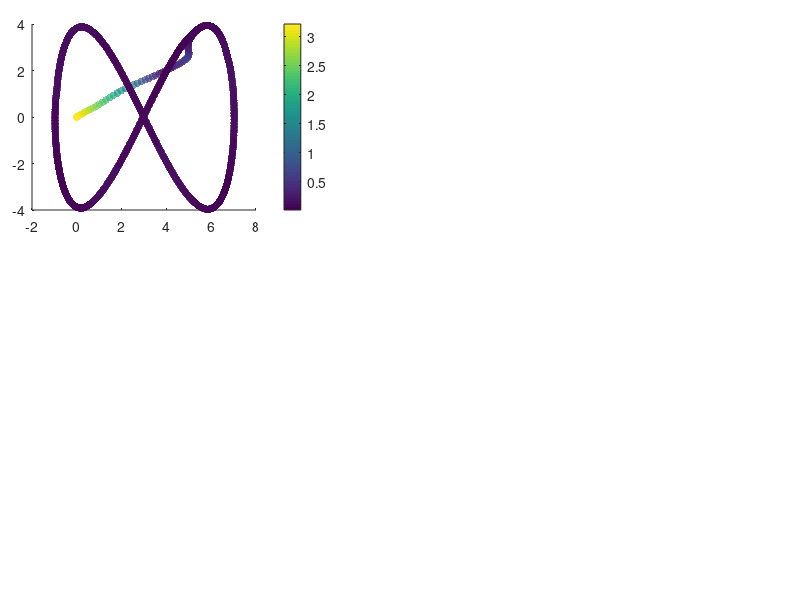

This chart was generated by the following MATLAB code: (Note: this script raises an error after producing the figure.)
%% Code to show the results of the Inverse kinematic controller

% Clean variables
clc, clear all, close all;
 %%
% Load variables of the system
%load("T_MinNorma_UAV_DinInv_Real.mat");
load("Adaptive_MPC.mat")

% Change variable size
%h = h(:, 1:end-1);
% h_p = h_p(:, 1:end-1);
% v = v(:, 1:end-1);
%vref = vref(:, 1:end-1);

% Time definition 
%t = t(1,1:end-1);
value = 29;
hd = hd(1:4,1:end-value);
h = h(1:4,1:end);

t_mpc = t(1,1:end-value);

% Error definition
for k = 1:length(t_mpc)
    error_vector = hd(1:3, k)-h(1:3, k);
    error_dynamic(k) = norm(error_vector,2);
end

% Figure propert%% Figures
lw = 1; % linewidth 1
lwV = 2; % linewidth 2
fontsizeLabel = 11; %11
fontsizeLegend = 11;
fontsizeTicks = 11;
fontsizeTitel = 11;
sizeX = 1300; % size figure
sizeY = 750; % size figure

% color propreties
c1 = [80, 81, 79]/255;
c2 = [244, 213, 141]/255;
c3 = [242, 95, 92]/255;
c4 = [112, 141, 129]/255;

C18 = [0 0 0];
c5 = [130, 37, 37]/255;
c6 = [205, 167, 37]/255;
c7 = [81, 115, 180]/255;

C1 = [246 170 141]/255;
C2 = [51 187 238]/255;
C3 = [0 153 136]/255;
C4 = [238 119 51]/255;
C5 = [204 51 17]/255;
C6 = [238 51 119]/255;
C7 = [187 187 187]/255;
C8 = [80 80 80]/255;
C9 = [140 140 140]/255;
C10 = [0 128 255]/255;
C11 = [234 52 89]/255;
C12 = [39 124 252]/255;
C13 = [40 122 125]/255;
%C14 = [86 215 219]/255;
C14 = [252 94 158]/255;
C15 = [244 171 39]/255;
C16 = [100 121 162]/255;
C17 = [255 0 0]/255;
%% New color slection

figure('Position', [500 500 sizeX sizeY])
set(gcf, 'Position', [500 500 sizeX sizeY]);
fig1_comps.fig = gcf;

% Figure 1
axes('Position',[0.04 0.65 .35 .31]);
%% Colorbar
scatter(h(1, :),h(2, :),30,error_dynamic,'filled','MarkerFaceAlpha',0.7);
c = colorbar;
c.Label.Interpreter = 'latex';
c.Label.String = '$\textrm{Error}~||\tilde{\mathbf{\eta}}||$';

set(c,'TickLabelInterpreter','latex')

%% Desired Trajectory
hd_plot = line(hd(1,:),hd(2,:));
set(hd_plot, 'LineStyle', '--', 'Color', C8, 'LineWidth', 1.2*lw)

%% Real Trajectory
h_plot = line(h(1,:),h(2,:));
set(h_plot, 'LineStyle', '-', 'Color', C18, 'LineWidth', 1.2*lw)

%% Title of the image
hTitle_1 = title({'$\textrm{(a)}$'},'fontsize',14,'interpreter','latex','Color',C18);
%hXLabel_1 = xlabel('$x~[m]$','fontsize',9,'interpreter','latex', 'Color',C18);
hYLabel_1 = ylabel('$y~[m]$','fontsize',9,'interpreter','latex', 'Color',C18);

%% Legend nomeclature
hLegend_1 = legend([hd_plot, h_plot],{'$\mathbf{\eta}_d$','$\mathbf{\eta}$'},'fontsize',12,'interpreter','latex','Color',[255 255 255]/255,'Location','best','NumColumns',1,'TextColor','black');
set(gca,'ticklabelinterpreter','latex',...
        'fontsize',1.3*fontsizeTicks)
% Figure properties
ax_1 = gca;
ax_1.Box = 'on';
ax_1.BoxStyle = 'full';
ax_1.TickLength = [0.005;0.005];
ax_1.TickDirMode = 'auto';
ax_1.YMinorTick = 'on';
ax_1.XMinorTick = 'on';
% ax_2.XTickLabel = [];
ax_1.XMinorGrid = 'on';
ax_1.YMinorGrid = 'on';
%ax_2.MinorGridColor = '#8f8f8f';
ax_1.MinorGridAlpha = 0.15;
ax_1.LineWidth = 0.8;
ax_1.XLim = [min(h(1,:))-0.2 max(h(1,:))+0.2];
ax_1.YLim = [min(h(2,:))-0.2 max(h(2,:))+0.2];

% Figure 2
axes('Position',[0.04 0.28 .35 .31]);
%% Colorbar
scatter(h(1, :),h(3, :),30,error_dynamic,'filled','MarkerFaceAlpha',0.7);
c = colorbar;
c.Label.Interpreter = 'latex';
c.Label.String = '$\textrm{Error}~||\tilde{\mathbf{\eta}}||$';

set(c,'TickLabelInterpreter','latex')

%% Desired Trajectory
hd_plot_2 = line(hd(1,:),hd(3,:));
set(hd_plot_2, 'LineStyle', '--', 'Color', C8, 'LineWidth', 1.2*lw)

%% Real Trajectory
h_plot_2 = line(h(1,:),h(3,:));
set(h_plot_2, 'LineStyle', '-', 'Color', C18, 'LineWidth', 1.2*lw)

%% Title of the image
hTitle_2 = title({'$\textrm{(b)}$'},'fontsize',14,'interpreter','latex','Color',C18);
hXLabel_2 = xlabel('$x~[m]$','fontsize',9,'interpreter','latex', 'Color',C18);
hYLabel_2 = ylabel('$z~[m]$','fontsize',9,'interpreter','latex', 'Color',C18);

%% Legend nomeclature
hLegend_2 = legend([hd_plot_2, h_plot_2],{'$\mathbf{\eta}_d$','$\mathbf{\eta}$'},'fontsize',12,'interpreter','latex','Color',[255 255 255]/255,'Location','best','NumColumns',1,'TextColor','black');
set(gca,'ticklabelinterpreter','latex',...
        'fontsize',1.3*fontsizeTicks)
% Figure properties
ax_2 = gca;
ax_2.Box = 'on';
ax_2.BoxStyle = 'full';
ax_2.TickLength = [0.005;0.005];
ax_2.TickDirMode = 'auto';
ax_2.YMinorTick = 'on';
ax_2.XMinorTick = 'on';
% ax_2.XTickLabel = [];
ax_2.XMinorGrid = 'on';
ax_2.YMinorGrid = 'on';
%ax_2.MinorGridColor = '#8f8f8f';
ax_2.MinorGridAlpha = 0.15;
ax_2.LineWidth = 0.8;
ax_2.XLim = [min(h(1,:))-0.2 max(h(1,:))+0.2];
ax_2.YLim = [min(h(3,:))-0.2 max(h(3,:))+0.2];

axes('Position',[0.45 0.65 .54 .31]);
%% Data generation
error_x_plot = line(t_mpc,hd(1,:)-h(1,:));
set(error_x_plot, 'LineStyle', '-', 'Color', C5, 'LineWidth', 1.1*lw);
error_y_plot = line(t_mpc,hd(2,:)-h(2,:));
set(error_y_plot, 'LineStyle', '-', 'Color', C3, 'LineWidth', 1.1*lw);
error_z_plot = line(t_mpc,hd(3,:)-h(3,:));
set(error_z_plot, 'LineStyle', '-', 'Color', c7, 'LineWidth', 1.1*lw);

% fig1_comps.p1 = ul_plot;
%% Title of the image
hTitle_3 = title({'$\textrm{(c)}$'},'fontsize',14,'interpreter','latex','Color',C18);
%xlabel('$\textrm{Time}[s]$','fontsize',10,'interpreter','latex','Color',C18);
ylabel('$\textrm{Control Error}~[m]$','fontsize',10,'interpreter','latex', 'Color',C18);

%% Legend nomeclature
hLegend_3 = legend([error_x_plot,error_y_plot, error_z_plot],{'$\tilde{\mathbf{\eta}}_x$','$\tilde{\mathbf{\eta}}_y$','$\tilde{\mathbf{\eta}}_z$'},'fontsize',12,'interpreter','latex','Color',[255 255 255]/255,'Location','best','NumColumns',1,'TextColor','black');
 set(gca,'ticklabelinterpreter','latex',...
         'fontsize',1.3*fontsizeTicks)
%% Figure properties
ax_3 = gca;
ax_3.Box = 'on';
ax_3.BoxStyle = 'full';
ax_3.TickLength = [0.01;0.01];
ax_3.TickDirMode = 'auto';
ax_3.XTickLabel = [];
ax_3.YMinorTick = 'on';
ax_3.XMinorTick = 'on';
ax_3.XMinorGrid = 'on';
ax_3.YMinorGrid = 'on';
%ax_1.MinorGridColor = '#8f8f8f';
ax_3.MinorGridAlpha = 0.15;
ax_3.LineWidth = 0.8;
ax_3.XLim = [0 t(end)];

%% Zoom Plot
axes('Position',[0.70 0.85 .2 .1]);
index_zoom_1 = (t_mpc>=20) & (t_mpc<=30);
error_x_plot_zoom = line(t_mpc(index_zoom_1),hd(1,(index_zoom_1))-h(1,(index_zoom_1)));
error_y_plot_zoom = line(t_mpc(index_zoom_1),hd(2,(index_zoom_1))-h(2,(index_zoom_1)));
error_z_plot_zoom = line(t_mpc(index_zoom_1),hd(3,(index_zoom_1))-h(3,(index_zoom_1)));

set(error_x_plot_zoom, 'LineStyle', '-', 'Color', C5, 'LineWidth', lw*0.8);
set(error_y_plot_zoom, 'LineStyle', '-', 'Color', C3, 'LineWidth', lw*0.8);
set(error_z_plot_zoom, 'LineStyle', '-', 'Color', c7, 'LineWidth', lw*0.8);

set(gca,'ticklabelinterpreter','latex',...
         'fontsize',fontsizeTicks*0.5)
ax_1_zoom = gca;
ax_1_zoom.Box = 'on';
ax_1_zoom.BoxStyle = 'full';
ax_1_zoom.TickLength = [0.01;0.01];
%ax_1_zoom.YLim = [-0.5 0.5];
%ax_1_zoom.YTickLabel = [];
%ax_1_zoom.XTickLabel = [];
ax_1_zoom.TickDirMode = 'manual';
ax_1_zoom.TickDir = 'in';
ax_1_zoom.YMinorTick = 'on';
ax_1_zoom.XMinorTick = 'on';
ax_1_zoom.LineWidth = 0.5;
ax_1_zoom.XMinorGrid = 'on';
ax_1_zoom.YMinorGrid = 'on';

axes('Position',[0.46 0.28 .54 .31]);
%% Data generation
error_vx_plot = line(t_mpc(1,1:length(mu(1,:))),mu(1,:));
set(error_vx_plot, 'LineStyle', '-', 'Color', C7, 'LineWidth', 1.3*lw);
error_vy_plot = line(t_mpc(1,1:length(mu(2,:))),mu(2,:));
set(error_vy_plot, 'LineStyle', '-', 'Color', C14, 'LineWidth', 1.3*lw);
error_vz_plot = line(t_mpc(1,1:length(mu(3,:))),mu(3,:));
set(error_vz_plot, 'LineStyle', '-', 'Color', C15, 'LineWidth', 1.3*lw);

% fig1_comps.p1 = ul_plot;
%% Title of the image
hTitle_4 = title({'$\textrm{(d)}$'},'fontsize',14,'interpreter','latex','Color',C18);
xlabel('$\textrm{Time}[s]$','fontsize',10,'interpreter','latex','Color',C18);
ylabel('$\textrm{Inputs}~[m/s]$','fontsize',10,'interpreter','latex', 'Color',C18);

%% Legend nomeclature
hLegend_4 = legend([error_vx_plot,error_vy_plot, error_vz_plot],{'${\mu}_{l_{ref}}$','${\mu}_{m_{ref}}$','${\mu}_{n_{ref}}$'},'fontsize',12,'interpreter','latex','Color',[255 255 255]/255,'Location','best','NumColumns',1,'TextColor','black');
 set(gca,'ticklabelinterpreter','latex',...
         'fontsize',1.3*fontsizeTicks)
%% Figure properties
ax_4 = gca;
ax_4.Box = 'on';
ax_4.BoxStyle = 'full';
ax_4.TickLength = [0.01;0.01];
ax_4.TickDirMode = 'auto';
ax_4.YMinorTick = 'on';
ax_4.XMinorTick = 'on';
ax_4.XMinorGrid = 'on';
ax_4.YMinorGrid = 'on';
%ax_1.MinorGridColor = '#8f8f8f';
ax_4.MinorGridAlpha = 0.15;
ax_4.LineWidth = 0.8;
ax_4.XLim = [0 t(end)];
% 
set(gcf, 'Color', 'w'); % Sets axes background


export_fig Dynamics_real_results_b.pdf -q101

%% RMS dynamics


save("Dynamic_real_rmse.mat","RMSE_x_dynamic", "RMSE_y_dynamic", "RMSE_z_dynamic", "error_dynamic");